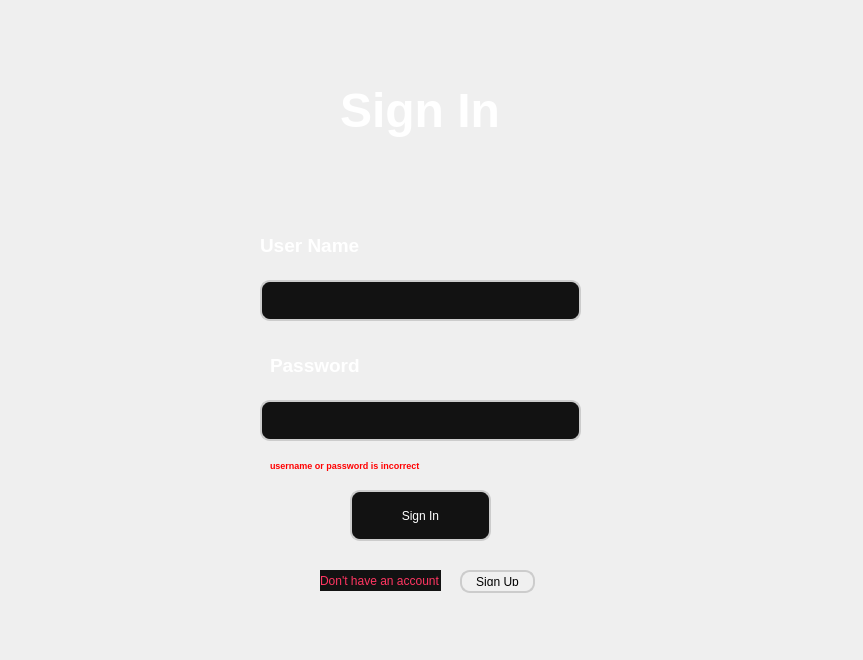
      <widget class="QWidget" name="singin_page">
       <property name="baseSize">
        <size>
         <width>0</width>
         <height>0</height>
        </size>
       </property>
       <widget class="QWidget" name="widget_9" native="true">
        <property name="geometry">
         <rect>
          <x>0</x>
          <y>-10</y>
          <width>854</width>
          <height>651</height>
         </rect>
        </property>
        <property name="sizePolicy">
         <sizepolicy hsizetype="Maximum" vsizetype="Maximum">
          <horstretch>0</horstretch>
          <verstretch>0</verstretch>
         </sizepolicy>
        </property>
        <widget class="QLineEdit" name="username_textinput">
         <property name="geometry">
          <rect>
           <x>260</x>
           <y>290</y>
           <width>321</width>
           <height>41</height>
          </rect>
         </property>
         <property name="styleSheet">
          <string notr="true">QLineEdit {
	color: rgb(255, 255, 255);
    border: 2px solid #cccccc; 
    border-radius: 10px;       
    padding: 5px;            
    background-color: #121212;  

}
</string>
         </property>
         <property name="text">
          <string/>
         </property>
        </widget>
        <widget class="QPushButton" name="signup_button">
         <property name="geometry">
          <rect>
           <x>460</x>
           <y>580</y>
           <width>75</width>
           <height>23</height>
          </rect>
         </property>
         <property name="cursor">
          <cursorShape>PointingHandCursor</cursorShape>
         </property>
         <property name="styleSheet">
          <string notr="true">QPushButton {
    border: 2px solid #cccccc;
    border-radius: 10px;
    padding: 5px;
    background-color: #f0f0f0;
}
QPushButton:hover {
    background-color: ;
}</string>
         </property>
         <property name="text">
          <string>Sign Up</string>
         </property>
        </widget>
        <widget class="QPushButton" name="login_button">
         <property name="geometry">
          <rect>
           <x>350</x>
           <y>500</y>
           <width>141</width>
           <height>51</height>
          </rect>
         </property>
         <property name="cursor">
          <cursorShape>PointingHandCursor</cursorShape>
         </property>
         <property name="autoFillBackground">
          <bool>false</bool>
         </property>
         <property name="styleSheet">
          <string notr="true">QPushButton {
	color: rgb(255, 255, 255);
	font: 75 16pt &quot;MS Shell Dlg 2&quot;;
    border: 2px solid #cccccc;
    border-radius: 10px;
    padding: 5px;
    background-color: #121212  ;
}
QPushButton:hover {
    background-color:   ;
}</string>
         </property>
         <property name="text">
          <string>Sign In</string>
         </property>
        </widget>
        <widget class="QLabel" name="label_33">
         <property name="geometry">
          <rect>
           <x>340</x>
           <y>30</y>
           <width>181</width>
           <height>181</height>
          </rect>
         </property>
         <property name="font">
          <font>
           <pointsize>36</pointsize>
           <weight>75</weight>
           <bold>true</bold>
          </font>
         </property>
         <property name="styleSheet">
          <string notr="true">color: rgb(255, 255, 255);</string>
         </property>
         <property name="text">
          <string>Sign In</string>
         </property>
        </widget>
        <widget class="QLabel" name="label_34">
         <property name="geometry">
          <rect>
           <x>260</x>
           <y>240</y>
           <width>111</width>
           <height>31</height>
          </rect>
         </property>
         <property name="font">
          <font>
           <pointsize>14</pointsize>
           <weight>75</weight>
           <bold>true</bold>
          </font>
         </property>
         <property name="styleSheet">
          <string notr="true">color: rgb(255, 255, 255);</string>
         </property>
         <property name="text">
          <string>User Name</string>
         </property>
        </widget>
        <widget class="QLineEdit" name="password_textinput">
         <property name="geometry">
          <rect>
           <x>260</x>
           <y>410</y>
           <width>321</width>
           <height>41</height>
          </rect>
         </property>
         <property name="styleSheet">
          <string notr="true">QLineEdit {
	color: rgb(255, 255, 255);
    border: 2px solid #cccccc; 
    border-radius: 10px;       
    padding: 5px;            
    background-color: #121212;  

}
</string>
         </property>
         <property name="text">
          <string/>
         </property>
         <property name="echoMode">
          <enum>QLineEdit::Password</enum>
         </property>
        </widget>
        <widget class="QLabel" name="label_35">
         <property name="geometry">
          <rect>
           <x>270</x>
           <y>360</y>
           <width>111</width>
           <height>31</height>
          </rect>
         </property>
         <property name="font">
          <font>
           <pointsize>14</pointsize>
           <weight>75</weight>
           <bold>true</bold>
          </font>
         </property>
         <property name="styleSheet">
          <string notr="true">color: rgb(255, 255, 255);</string>
         </property>
         <property name="text">
          <string>Password</string>
         </property>
        </widget>
        <widget class="QLabel" name="label_36">
         <property name="geometry">
          <rect>
           <x>320</x>
           <y>580</y>
           <width>121</width>
           <height>21</height>
          </rect>
         </property>
         <property name="styleSheet">
          <string notr="true">background-color: rgb(18, 18, 18);
color: rgb(255, 53, 97);</string>
         </property>
         <property name="text">
          <string>Don't have an account</string>
         </property>
        </widget>
        <widget class="QLabel" name="invalid_signin_label">
         <property name="geometry">
          <rect>
           <x>270</x>
           <y>460</y>
           <width>181</width>
           <height>31</height>
          </rect>
         </property>
         <property name="font">
          <font>
           <pointsize>7</pointsize>
           <weight>75</weight>
           <bold>true</bold>
          </font>
         </property>
         <property name="styleSheet">
          <string notr="true">color: red;</string>
         </property>
         <property name="text">
          <string>username or password is incorrect</string>
         </property>
        </widget>
       </widget>
      </widget>
